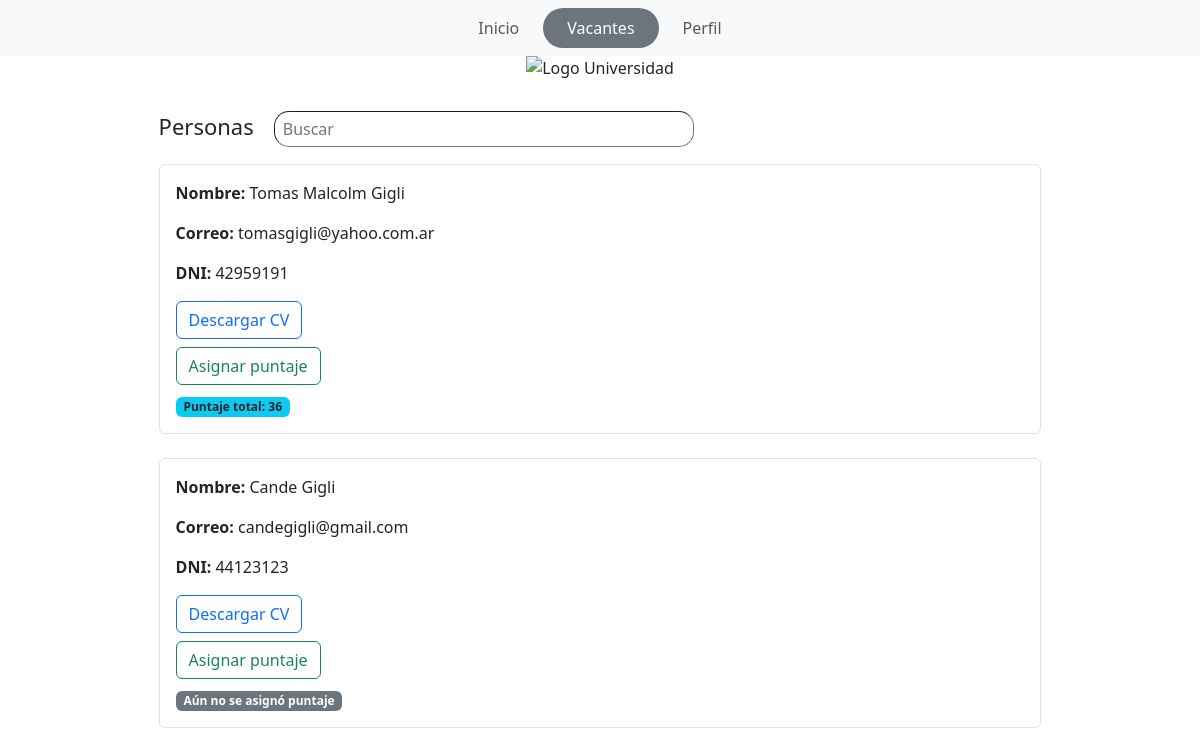
Screenshot of /php/resultados.php?id=1 (signed in) with the database file from the repository.
### tables this page shows
CREATE TABLE `postulacion` (
  `ID_Persona` int(11) NOT NULL,
  `ID_Vacante` int(11) NOT NULL,
  `fecha_hora_post` date NOT NULL,
  `resultado` varchar(256) NOT NULL,
  `puntaje` int(11) NOT NULL
);

CREATE TABLE `persona` (
  `ID` int(11) NOT NULL,
  `nombre` varchar(256) NOT NULL,
  `apellido` varchar(256) NOT NULL,
  `mail` varchar(256) NOT NULL,
  `clave` varchar(256) NOT NULL,
  `DNI` int(11) NOT NULL,
  `rol` tinyint(1) NOT NULL DEFAULT 0,
  `cv` varchar(50) NOT NULL,
  `domicilio` varchar(50) DEFAULT NULL,
  `telefono` int(12) DEFAULT NULL,
  `fotoperfil` text NOT NULL DEFAULT 'https://whitedotpublishers.com/wp-content/uploads/2022/05/male-placeholder-image.jpeg'
);

### php/resultados.php (the view, shortened to what this page needs)
<?php
$idVacante = intval($_GET['id']);
require('conection.php');
$sql = "SELECT * FROM postulacion po
INNER JOIN persona p ON p.ID = po.ID_Persona
WHERE ID_Vacante = $idVacante
ORDER BY po.puntaje DESC;";
$resultado = mysqli_query($conn, $sql);
 ?>
<!DOCTYPE html>
<html lang="es">
<head>
  <link href="https://cdn.jsdelivr.net/npm/bootstrap@5.3.3/dist/css/bootstrap.min.css" rel="stylesheet">
  <link href="../css/estilosvacantes.css" rel="stylesheet">
</head>
<body class="d-flex flex-column min-vh-100">
<nav class="navbar navbar-expand-lg navbar-light bg-light">
  <div class="container">
    <div class="collapse navbar-collapse justify-content-center">
      <ul class="navbar-nav">
        <li class="nav-item">
          <a class="nav-link px-4" href="../index.php">Inicio</a>
        </li>
        <li class="nav-item">
          <a class="nav-link rounded-pill active px-4 bg-secondary text-white" href="../php/vacantes.php">Vacantes</a>
        </li>
        <li class="nav-item">
            <a class="nav-link px-4" href="../php/perfil.php">Perfil</a>
          </li>
      </ul>
    </div>
  </div>
</nav>
<div class="container">
  <img class="imagen" src="https://encrypted-tbn0.gstatic.com/images?q=tbn:ANd9GcT_FEqjavcxlrifqvl75bLKmY4my0fdwLqDmQ&s" alt="Logo Universidad" class="logo-facu">
  <div class="linea">
    <div class="titulo">
      <p>Personas</p>
    </div>
    <div>
      <input type="text" class="buscar" name="busqueda" id="busqueda" placeholder="Buscar">
    </div>
  </div>
  <div class="scroll-vacantes">
  <?php while($unaPersona = mysqli_fetch_assoc($resultado)) {
    echo "<div class='persona vacante p-3 mb-4 border rounded'>";
    echo "<p><strong>Nombre:</strong> " . htmlspecialchars($unaPersona["nombre"]) ." ". htmlspecialchars($unaPersona["apellido"]) . "</p>" ;
    echo "<p class='correo'><strong>Correo:</strong> " . htmlspecialchars($unaPersona["mail"]) . "</p>";
    echo "<p class='documento'><strong>DNI:</strong> " . htmlspecialchars($unaPersona["DNI"]) . "</p>";
    echo "<div class='mt-2'>";
    echo "<a href='" . htmlspecialchars($unaPersona['cv']) . "' class='btn btn-outline-primary' download>Descargar CV</a>";
    echo "</div>";
    echo "<div class='mt-2'>";
    echo "<a href='resultado_item.php?id_persona=" . urlencode($unaPersona['ID']) . "&id_vacante=" . urlencode($idVacante) . "' class='btn btn-outline-success'>Asignar puntaje</a>";
    echo "</div>";
    $idPersona = intval($unaPersona['ID']);
    $queryPuntaje = "SELECT SUM(resultado) AS total FROM resultado_item WHERE ID = $idPersona AND ID_Vacante = $idVacante";
    $resPuntaje = mysqli_query($conn, $queryPuntaje);
    $puntaje = mysqli_fetch_assoc($resPuntaje)['total'];
    echo "<div class='mt-2'>";
    if ($puntaje !== null) {
        echo "<span class='badge bg-info text-dark'>Puntaje total: $puntaje</span>";
    } else {
        echo "<span class='badge bg-secondary'>Aún no se asignó puntaje</span>";
    }
    echo "</div>";
    echo "</div>";
} ?>
</div>
</body>
</html>

### css/estilosvacantes.css (style rules this page uses)
.container { display:flex; flex-direction: column; justify-content: center; align-items: center; }
.linea { display:flex; flex-direction: row; margin-top: 30px; align-items: baseline; justify-content: flex-start; width: 80%; }
.titulo { font-size: 22px; margin-left: 5px; }
.buscar { border-radius: 15px; margin-left: 20px; width: 420px; padding: 5px 0 5px 8px; border-width: 0.2px; }
.imagen { max-width: 800px; }
.scroll-vacantes { padding: 5px; height: 600px; width: 80%; overflow-y: auto; overflow-x: auto; }
.vacante { border: 1px solid #ccc; border-radius: 8px; padding: 16px; margin-bottom: 16px; }
.vacante a { display: inline-block; margin-right: 10px; }

### rows the page displays
postulacion: ID_Persona.nombre "Tomas Malcolm", ID_Persona.apellido "Gigli", ID_Persona.mail "tomasgigli@yahoo.com.ar", ID_Persona.DNI "42959191", puntaje "36"
postulacion: ID_Persona.nombre "Cande", ID_Persona.apellido "Gigli", ID_Persona.mail "candegigli@gmail.com", ID_Persona.DNI "44123123", shows "Aún no se asignó puntaje"
